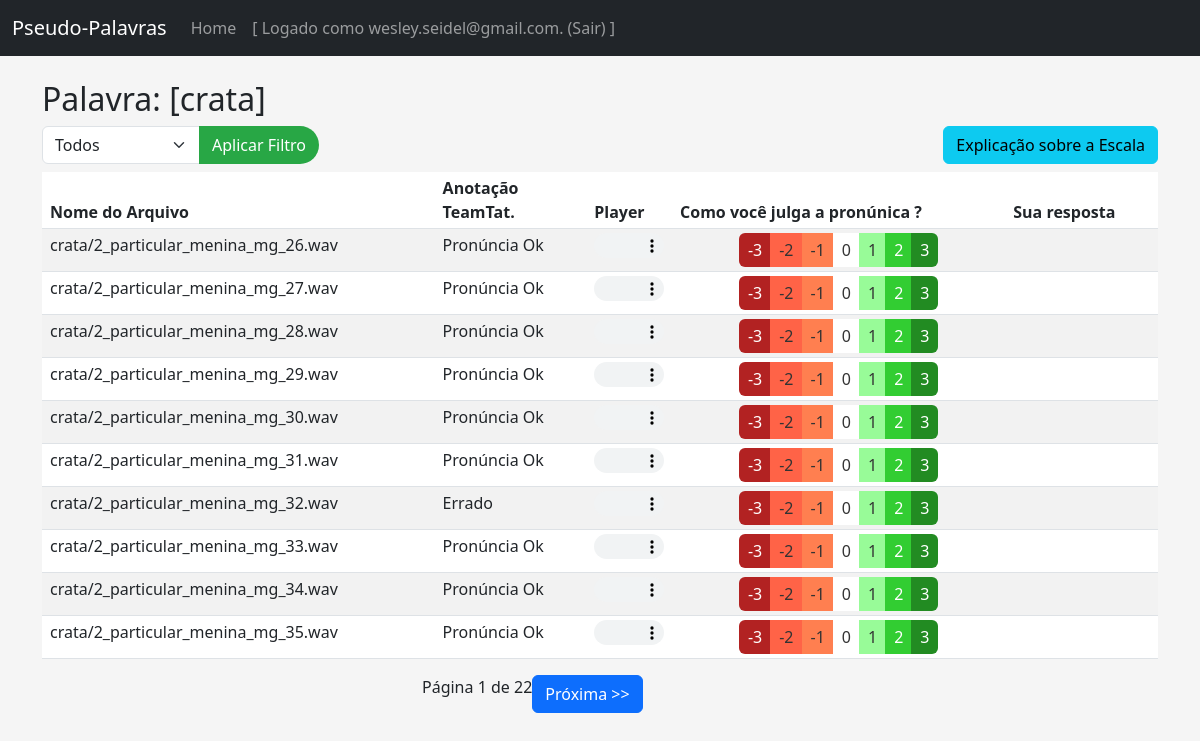
Screenshot of /wavfiles/crata (signed in) with the database file from the repository.
### tables this page shows
CREATE TABLE users (
    id INTEGER PRIMARY KEY AUTOINCREMENT,
    username TEXT UNIQUE NOT NULL,
    password_hash TEXT NOT NULL
);

CREATE TABLE wav_data (
    wav_file TEXT PRIMARY KEY,
    palavra TEXT,
    falado TEXT,
    tipo TEXT,
    is_error INTEGER,
    docid TEXT
);

### app.py (the view)
@app.route('/wavfiles/<palavra>')
@login_required
def wav_files(palavra):
    filter_type = request.args.get('filter_type')
    conn = sqlite3.connect(DB_NAME)
    cursor = conn.cursor()
    username = current_user.username  # Obtém o username do usuário logado
    page = request.args.get('page', 1, type=int)  # Página atual, padrão é 1
    page_size = 10  # Número de registros por página
    offset = (page - 1) * page_size  # Cálculo para o deslocamento
    sql_filter = ''
    if filter_type:
        sql_filter = f"JOIN wav_file_to_check ON wav_file_to_check.wav_file = wav_data.wav_file AND wav_file_to_check.filter = '{filter_type}'"
    sql = f'''
    SELECT wav_data.wav_file, wav_data.palavra, wav_data.falado, wav_data.tipo, wav_data.is_error, wav_data.docid, user_choices.user_choice
    FROM wav_data
    {sql_filter}
    LEFT JOIN user_choices ON wav_data.wav_file = user_choices.wav_file AND user_choices.username = ?
    WHERE wav_data.palavra = ?
    ORDER BY wav_data.wav_file
        LIMIT ? OFFSET ?
    '''
    print(sql)
    cursor.execute(sql, (username, palavra, page_size, offset))
    wav_files = cursor.fetchall()
    cursor.execute(f"""
        SELECT COUNT(*)
        FROM wav_data
        {sql_filter}
        WHERE wav_data.palavra = ?
    """, (palavra,))
    total_items = cursor.fetchone()[0]
    total_pages = (total_items + page_size - 1) // page_size  # Total de páginas (arredondando para cima)
    sql = f'select distinct filter from wav_file_to_check'
    cursor.execute(sql)
    filters = cursor.fetchall()
    conn.close()
    print( "page..........: ", page )
    print( "page_size.....: ", page_size )
    print( "offset........: ", offset )
    print( "total_items...: ", total_items )
    print( "total_pages...: ", total_pages )
    return render_template('wavfiles.html',
                        wav_files=wav_files,
                        page=page,
                        total_pages=total_pages,
                        palavra=palavra,
                        filter_type=filter_type,
                        filters=filters)

### app.py (called while the page is built)
@login_manager.user_loader
def load_user(user_id):
    conn = sqlite3.connect(DB_NAME)
    cursor = conn.cursor()
    cursor.execute("SELECT id, username, password_hash FROM users WHERE id = ?", (user_id,))
    user_data = cursor.fetchone()
    conn.close()
    if user_data:
        return User(*user_data)
    return None

### templates/wavfiles.html (shortened to what this page needs)
{% extends "base.html" %}
{% block content %}
<h2>Palavra: [{{ palavra }}]</h2>
<div class="d-flex justify-content-between mb-2">
    <div>
        <form method="get" action="{{ url_for('wav_files', palavra=palavra) }}">
            <div class="input-group">
            <select name="filter_type" id="filter_type" class="form-select"  >
                <option value="">Todos</option>
            </select>
              <button type="submit" class="btn btn-custom">Aplicar Filtro</button>
            </div>
        </form>
    </div>
    <button type="button" class="btn btn-info" data-bs-toggle="modal" data-bs-target="#escalaModal">
        Explicação sobre a Escala
    </button>
</div>
<table class="tablecondensed table table-striped table-sm">
    <thead>
        <tr>
            <th>Nome do Arquivo</th>
            <th>Anotação<br>TeamTat.</th>
            <th>Player</th>
            <th>Como você julga a pronúnica ?</th>
            <th>Sua resposta</th>
        </tr>
    </thead>
    <tbody>
        {% for wav_file, palavra, falado, tipo, is_error, docid, user_choice in wav_files %}
        <tr>
            <td>{{ wav_file }}</td>
            <td>{{ 'Errado' if is_error == 'S' else 'Pronúncia Ok' }}</td>
            <td>
                <audio controls class="w-100">
                    <source src="{{ url_for('static', filename='wavs/' + wav_file) }}" type="audio/wav">
                </audio>
            </td>
            <td class="text-center">
                <div class="btn-group">
                    <button class="btn suave_-3" onclick="updateChoice('{{ wav_file }}', '-3', '{{ wav_file }}')">-3</button>
                    <button class="btn suave_-2" onclick="updateChoice('{{ wav_file }}', '-2', '{{ wav_file }}')">-2</button>
                    <button class="btn suave_-1" onclick="updateChoice('{{ wav_file }}', '-1', '{{ wav_file }}')">-1</button>
                    <button class="btn suave_0"  onclick="updateChoice('{{ wav_file }}', '0', '{{ wav_file }}')">0</button>
                    <button class="btn suave_1"  onclick="updateChoice('{{ wav_file }}', '1', '{{ wav_file }}')">1</button>
                    <button class="btn suave_2"  onclick="updateChoice('{{ wav_file }}', '2', '{{ wav_file }}')">2</button>
                    <button class="btn suave_3"  onclick="updateChoice('{{ wav_file }}', '3', '{{ wav_file }}')">3</button>
                </div>
            </td>
            <td class="text-center">
            </td>
        </tr>
        {% endfor %}
    </tbody>
</table>
<div class="row justify-content-center">
    <div class="col-md-4">
        <div class="pagination">
            <span>    Página {{ page }} de {{ total_pages }}   </span>
            {% if page < total_pages %}
                <a href="{{ url_for('wav_files', palavra=palavra, page=page+1, filter_type=filter_type) }}" class="btn btn-primary">Próxima >> </a>
            {% endif %}
        </div>
    </div>
</div>
{% endblock %}

### templates/base.html (shortened to what this page needs)
<!DOCTYPE html>
<html lang="en">
<head>
    <link href="https://cdn.jsdelivr.net/npm/bootstrap@5.3.0/dist/css/bootstrap.min.css" rel="stylesheet">
</head>
<body>
    <nav class="navbar navbar-expand-lg navbar-dark bg-dark">
        <div class="container-fluid">
            <a class="navbar-brand" href="{{ url_for('home') }}">Pseudo-Palavras</a>
            <div class="collapse navbar-collapse">
                <ul class="navbar-nav me-auto">
                    <li class="nav-item">
                        <a class="nav-link" href="{{ url_for('home') }}">Home</a>
                    </li>
                    {% if current_user.is_authenticated %}
                    <li class="nav-item">
                        <a class="nav-link" href="{{ url_for('logout') }}">[ Logado como {{current_user.username}}. (Sair) ]</a>
                    </li>
                    {% else %}
                    <li class="nav-item">
                        <a class="nav-link" href="{{ url_for('login') }}">Login</a>
                    </li>
                    {% endif %}
                </ul>
            </div>
        </div>
    </nav>
    <div class="container mt-4">
        {% block content %}{% endblock %}
    </div>
</body>
</html>

### templates/base.html (style rules this page uses)
body { background-color: #f5f5f5; }
.table { background-color: #ffffff; }

### templates/wavfiles.html (style rules this page uses)
.suave_-3 { background-color: #B22222; color: #fff; }
.suave_-2 { background-color: #FF6347; color: #333; }
.suave_-1 { background-color: #FF7F50; color: #333; }
.suave_0 { background-color: #FFFFFF; color: #333; }
.suave_1 { background-color: #98FB98; color: #333; }
.suave_2 { background-color: #32CD32; color: #fff; }
.suave_3 { background-color: #228B22; color: #fff; }
.tablecondensed th, .tablecondensed td { padding: 4px 8px; */ }
.tablecondensed .btn-group .btn { padding: 4px 8px; */ }
.tablecondensed audio { height: 25px; }
.btn-custom { background-color: #28a745; color: white; border-radius: 20px; }

### rows the page displays
users: username "wesley.seidel@gmail.com"
wav_data: wav_file "crata/2_particular_menina_mg_26.wav", is_error "Pronúncia Ok"
wav_data: wav_file "crata/2_particular_menina_mg_27.wav", is_error "Pronúncia Ok"
wav_data: wav_file "crata/2_particular_menina_mg_28.wav", is_error "Pronúncia Ok"
wav_data: wav_file "crata/2_particular_menina_mg_29.wav", is_error "Pronúncia Ok"
wav_data: wav_file "crata/2_particular_menina_mg_30.wav", is_error "Pronúncia Ok"
wav_data: wav_file "crata/2_particular_menina_mg_31.wav", is_error "Pronúncia Ok"
wav_data: wav_file "crata/2_particular_menina_mg_32.wav", is_error "Errado"
wav_data: wav_file "crata/2_particular_menina_mg_33.wav", is_error "Pronúncia Ok"
wav_data: wav_file "crata/2_particular_menina_mg_34.wav", is_error "Pronúncia Ok"
wav_data: wav_file "crata/2_particular_menina_mg_35.wav", is_error "Pronúncia Ok"

### other values shown
{{ palavra }} "crata"
{{ page }} "1"
{{ total_pages }} "22"
